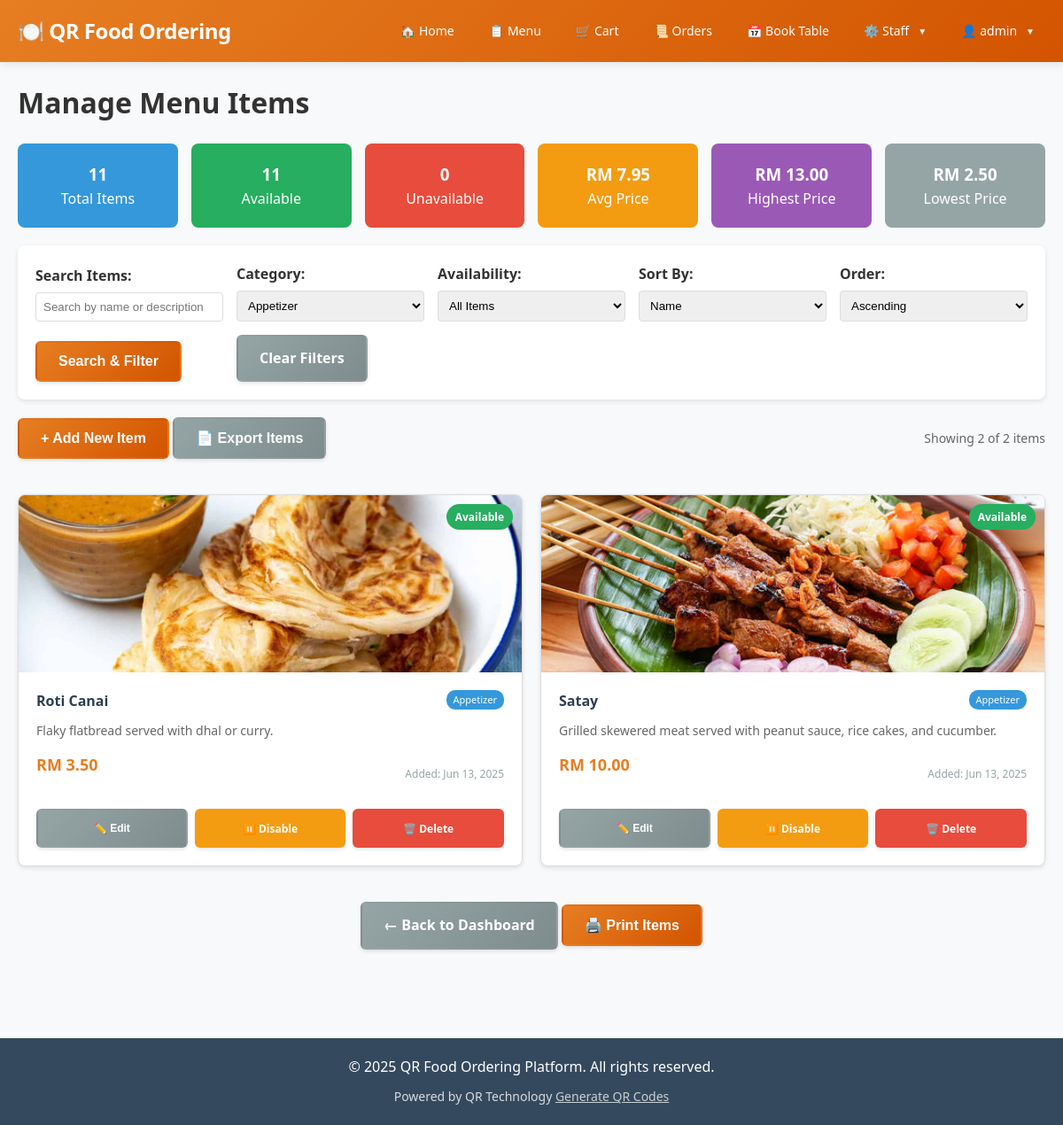
/staff/manage_items.php?category=Appetizer (signed in), run on the app's committed database.
### tables this page shows
CREATE TABLE `menu_items` (
  `id` int(11) NOT NULL,
  `name` varchar(100) NOT NULL,
  `description` text DEFAULT NULL,
  `price` decimal(10,2) NOT NULL,
  `image` varchar(255) DEFAULT NULL,
  `created_at` timestamp NOT NULL DEFAULT current_timestamp(),
  `available` tinyint(1) DEFAULT 1,
  `category` varchar(50) DEFAULT NULL
);

### staff/manage_items.php (the view, shortened to what this page needs)
<?php
require_once '../config/database.php';
$search = trim($_GET['search'] ?? '');
$category_filter = $_GET['category'] ?? '';
$availability_filter = $_GET['availability'] ?? '';
$sort_by = $_GET['sort'] ?? 'name';
$sort_order = $_GET['order'] ?? 'ASC';
$where_conditions = [];
$params = [];
if (!empty($category_filter)) {
    $where_conditions[] = "category = ?";
    $params[] = $category_filter;
}
$where_clause = !empty($where_conditions) ? 'WHERE ' . implode(' AND ', $where_conditions) : '';
$valid_sorts = ['name', 'price', 'category', 'created_at', 'available'];
$sort_by = in_array($sort_by, $valid_sorts) ? $sort_by : 'name';
$sort_order = ($sort_order === 'DESC') ? 'DESC' : 'ASC';
$page = (int)($_GET['page'] ?? 1);
$limit = 12;
$offset = ($page - 1) * $limit;
$count_sql = "SELECT COUNT(*) FROM menu_items $where_clause";
$stmt = $pdo->prepare($count_sql);
$stmt->execute($params);
$total_items = $stmt->fetchColumn();
$sql = "SELECT * FROM menu_items $where_clause ORDER BY $sort_by $sort_order LIMIT $limit OFFSET $offset";
$stmt = $pdo->prepare($sql);
$stmt->execute($params);
$items = $stmt->fetchAll();
$stmt = $pdo->query("SELECT DISTINCT category FROM menu_items WHERE category IS NOT NULL AND category != '' ORDER BY category");
$categories = $stmt->fetchAll(PDO::FETCH_COLUMN);
$stats_sql = "
    SELECT
        COUNT(*) as total_items,
        COUNT(CASE WHEN available = 1 THEN 1 END) as available_items,
        COUNT(CASE WHEN available = 0 THEN 1 END) as unavailable_items,
        AVG(price) as avg_price,
        MAX(price) as max_price,
        MIN(price) as min_price
    FROM menu_items
";
$stmt = $pdo->query($stats_sql);
$stats = $stmt->fetch();
include '../includes/header.php';
?>
<h1>Manage Menu Items</h1>
<div style="display: grid; grid-template-columns: repeat(auto-fit, minmax(150px, 1fr)); gap: 15px; margin: 20px 0;">
    <div style="background: #3498db; color: white; padding: 20px; border-radius: 8px; text-align: center;">
        <h3><?php echo $stats['total_items']; ?></h3>
        <p>Total Items</p>
    </div>
    <div style="background: #27ae60; color: white; padding: 20px; border-radius: 8px; text-align: center;">
        <h3><?php echo $stats['available_items']; ?></h3>
        <p>Available</p>
    </div>
    <div style="background: #e74c3c; color: white; padding: 20px; border-radius: 8px; text-align: center;">
        <h3><?php echo $stats['unavailable_items']; ?></h3>
        <p>Unavailable</p>
    </div>
    <div style="background: #f39c12; color: white; padding: 20px; border-radius: 8px; text-align: center;">
        <h3>RM <?php echo number_format($stats['avg_price'], 2); ?></h3>
        <p>Avg Price</p>
    </div>
    <div style="background: #9b59b6; color: white; padding: 20px; border-radius: 8px; text-align: center;">
        <h3>RM <?php echo number_format($stats['max_price'], 2); ?></h3>
        <p>Highest Price</p>
    </div>
    <div style="background: #95a5a6; color: white; padding: 20px; border-radius: 8px; text-align: center;">
        <h3>RM <?php echo number_format($stats['min_price'], 2); ?></h3>
        <p>Lowest Price</p>
    </div>
</div>
<div style="background: white; padding: 20px; border-radius: 8px; box-shadow: 0 2px 5px rgba(0,0,0,0.1); margin: 20px 0;">
    <form method="GET" style="display: grid; grid-template-columns: repeat(auto-fit, minmax(180px, 1fr)); gap: 15px; align-items: end;">
        <div>
            <label for="search" style="display: block; margin-bottom: 5px; font-weight: bold;">Search Items:</label>
            <input type="text" name="search" id="search" placeholder="Search by name or description"
                   value="<?php echo htmlspecialchars($search); ?>" style="width: 100%; padding: 8px; border: 1px solid #ddd; border-radius: 4px;">
        </div>
        <div>
            <label for="category" style="display: block; margin-bottom: 5px; font-weight: bold;">Category:</label>
            <select name="category" id="category" style="width: 100%; padding: 8px; border: 1px solid #ddd; border-radius: 4px;">
                <?php foreach ($categories as $cat): ?>
                    <option value="<?php echo htmlspecialchars($cat); ?>" <?php echo $category_filter === $cat ? 'selected' : ''; ?>>
                        <?php echo htmlspecialchars($cat); ?>
                    </option>
                <?php endforeach; ?>
            </select>
        </div>
        <div>
            <label for="availability" style="display: block; margin-bottom: 5px; font-weight: bold;">Availability:</label>
            <select name="availability" id="availability" style="width: 100%; padding: 8px; border: 1px solid #ddd; border-radius: 4px;">
                <option value="">All Items</option>
            </select>
        </div>
        <div>
            <label for="sort" style="display: block; margin-bottom: 5px; font-weight: bold;">Sort By:</label>
            <select name="sort" id="sort" style="width: 100%; padding: 8px; border: 1px solid #ddd; border-radius: 4px;">
                <option value="name" <?php echo $sort_by === 'name' ? 'selected' : ''; ?>>Name</option>
            </select>
        </div>
        <div>
            <label for="order" style="display: block; margin-bottom: 5px; font-weight: bold;">Order:</label>
            <select name="order" id="order" style="width: 100%; padding: 8px; border: 1px solid #ddd; border-radius: 4px;">
                <option value="ASC" <?php echo $sort_order === 'ASC' ? 'selected' : ''; ?>>Ascending</option>
            </select>
        </div>
        <div>
            <button type="submit" class="btn">Search & Filter</button>
        </div>
        <div>
            <a href="manage_items.php" class="btn btn-secondary">Clear Filters</a>
        </div>
    </form>
</div>
<div style="display: flex; justify-content: space-between; align-items: center; margin: 20px 0;">
    <div>
        <button onclick="showAddForm()" class="btn">+ Add New Item</button>
        <button onclick="exportItems()" class="btn btn-secondary">📄 Export Items</button>
    </div>
    <div style="font-size: 14px; color: #666;">
        Showing <?php echo count($items); ?> of <?php echo $total_items; ?> items
    </div>
</div>
<?php if (empty($items)): ?>
    <div style="text-align: center; padding: 50px; background: white; border-radius: 8px; box-shadow: 0 2px 5px rgba(0,0,0,0.1);">
        <h3>No items found</h3>
        <p>No items match your search criteria.</p>
        <?php if (!empty($search) || !empty($category_filter) || $availability_filter !== ''): ?>
            <a href="manage_items.php" class="btn">Clear Filters</a>
        <?php else: ?>
            <button onclick="showAddForm()" class="btn">Add Your First Item</button>
        <?php endif; ?>
    </div>
<?php else: ?>
    <div class="menu-grid" style="display: grid; grid-template-columns: repeat(auto-fit, minmax(300px, 1fr)); gap: 20px;">
        <?php foreach ($items as $item): ?>
            <div class="menu-item" style="border: 1px solid #ddd; border-radius: 8px; overflow: hidden; background: white; box-shadow: 0 2px 5px rgba(0,0,0,0.1); position: relative; opacity: <?php echo $item['available'] ? '1' : '0.7'; ?>;">
                <?php if (!$item['available']): ?>
                    <div style="position: absolute; top: 10px; right: 10px; background: #e74c3c; color: white; padding: 5px 10px; border-radius: 15px; font-size: 12px; z-index: 1; font-weight: bold;">
                        Unavailable
                    </div>
                <?php else: ?>
                    <div style="position: absolute; top: 10px; right: 10px; background: #27ae60; color: white; padding: 5px 10px; border-radius: 15px; font-size: 12px; z-index: 1; font-weight: bold;">
                        Available
                    </div>
                <?php endif; ?>
                <div style="height: 200px; background: #f8f9fa; display: flex; align-items: center; justify-content: center; overflow: hidden;">
                    <?php if (!empty($item['image'])): ?>
                        <?php
                        $image_src = filter_var($item['image'], FILTER_VALIDATE_URL)
                            ? $item['image']
                            : '../images/' . $item['image'];
                        ?>
                        <img src="<?php echo htmlspecialchars($image_src); ?>"
                             alt="<?php echo htmlspecialchars($item['name']); ?>"
                             style="width: 100%; height: 100%; object-fit: cover;"
                             onerror="this.style.display='none'; this.nextElementSibling.style.display='flex';">
                    <?php else: ?>
                        <div style="width: 100%; height: 100%; background: #ecf0f1; display: flex; align-items: center; justify-content: center; color: #7f8c8d;">
                            📷 No Image
                        </div>
                    <?php endif; ?>
                </div>
                <div style="padding: 20px;">
                    <div style="display: flex; justify-content: space-between; align-items: start; margin-bottom: 10px;">
                        <h4 style="margin: 0; color: #2c3e50;"><?php echo htmlspecialchars($item['name']); ?></h4>
                        <?php if (!empty($item['category'])): ?>
                            <span style="background: #3498db; color: white; padding: 2px 8px; border-radius: 10px; font-size: 11px;">
                                <?php echo htmlspecialchars($item['category']); ?>
                            </span>
                        <?php endif; ?>
                    </div>
                    <p style="color: #666; margin: 10px 0; font-size: 14px; line-height: 1.4;">
                        <?php echo htmlspecialchars($item['description']); ?>
                    </p>
                    <div style="display: flex; justify-content: space-between; align-items: center; margin: 15px 0;">
                        <div class="price" style="font-size: 18px; font-weight: bold; color: #e67e22;">
                            RM <?php echo number_format($item['price'], 2); ?>
                        </div>
                        <div style="font-size: 12px; color: #95a5a6;">
                            Added: <?php echo date('M j, Y', strtotime($item['created_at'])); ?>
                        </div>
                    </div>
                    <div style="display: grid; grid-template-columns: 1fr 1fr 1fr; gap: 8px; margin-top: 15px;">
                        <button onclick="editItem(
                            <?php echo $item['id']; ?>,
                            '<?php echo addslashes($item['name']); ?>',
                            '<?php echo addslashes($item['description']); ?>',
                            <?php echo $item['price']; ?>,
                            '<?php echo addslashes($item['category'] ?? ''); ?>',
                            '<?php echo addslashes($item['image'] ?? ''); ?>'
                        )" class="btn btn-secondary" style="padding: 8px; font-size: 12px;">
                            ✏️ Edit
                        </button>
                        <a href="?toggle=<?php echo $item['id']; ?>"
                           class="btn" style="padding: 8px; font-size: 12px; text-decoration: none; text-align: center;
                           background: <?php echo $item['available'] ? '#f39c12' : '#27ae60'; ?>;">
                            <?php echo $item['available'] ? '⏸️ Disable' : '✅ Enable'; ?>
                        </a>
                        <a href="?delete=<?php echo $item['id']; ?>"
                           onclick="return confirm('Are you sure you want to delete this item? This action cannot be undone.')"
                           class="btn" style="padding: 8px; font-size: 12px; background: #e74c3c; text-decoration: none; text-align: center;">
                            🗑️ Delete
                        </a>
                    </div>
                </div>
            </div>
        <?php endforeach; ?>
    </div>
<?php endif; ?>
<div style="text-align: center; margin: 30px 0;">
    <a href="dashboard.php" class="btn btn-secondary">← Back to Dashboard</a>
    <button onclick="window.print()" class="btn">🖨️ Print Items</button>
</div>
<?php include '../includes/footer.php'; ?>

### css/style.css (style rules this page uses)
* { margin: 0; padding: 0; box-sizing: border-box; }
*::before, *::after { box-sizing: border-box; }
html { font-size: 16px; scroll-behavior: smooth; line-height: 1.15; -webkit-text-size-adjust: 100%; }
body { font-family: 'Segoe UI', 'Roboto', 'Oxygen', 'Ubuntu', 'Cantarell', 'Fira Sans', 'Droid Sans', 'Helvetica Neue', sans-serif; line-height: 1.6; color: #333; background-color: #f8f9fa; font-weight: 400; -webkit-font-smoothing: antialiased; -moz-osx-font-smoothing: grayscale; }
.btn { background: linear-gradient(135deg, #e67e22 0%, #d35400 100%); color: white; padding: 12px 24px; border: none; border-radius: 6px; cursor: pointer; font-size: 16px; font-weight: 600; text-decoration: none; display: inline-flex; align-items: center; justify-content: center; gap: 8px; text-align: center; transition: all 0.3s ease; box-shadow: 0 2px 4px rgba(0,0,0,0.1); border: 2px solid transparent; min-height: 44px; position: relative; overflow: hidden; }
.btn::before { content: ''; position: absolute; top: 0; left: -100%; width: 100%; height: 100%; background: linear-gradient(90deg, transparent, rgba(255,255,255,0.2), transparent); transition: left 0.5s ease; }
.btn-secondary { background: linear-gradient(135deg, #95a5a6 0%, #7f8c8d 100%); color: white; }
.menu-grid { display: grid; grid-template-columns: repeat(auto-fit, minmax(320px, 1fr)); gap: 30px; margin: 40px 0; }
.menu-item { background: white; border: 1px solid #e1e1e1; border-radius: 12px; overflow: hidden; box-shadow: 0 4px 15px rgba(0,0,0,0.08); transition: all 0.3s ease; position: relative; }
.menu-item img { width: 100%; height: 220px; object-fit: cover; transition: transform 0.3s ease; }
.menu-item p { margin-bottom: 20px; color: #666; line-height: 1.5; font-size: 14px; }
.menu-item .price { font-size: 24px; font-weight: 700; color: #e67e22; margin-bottom: 20px; display: block; }

### data on the page
menu_items: available "Available", image (picture), name "Roti Canai", category "Appetizer", description "Flaky flatbread served with dhal or curry.", price "3.50", created_at "Jun 13, 2025"
menu_items: available "Available", image (picture), name "Satay", category "Appetizer", description "Grilled skewered meat served with peanut sauce, rice cakes, and cucumber.", price "10.00", created_at "Jun 13, 2025"

### other printed values
$_SESSION['username'] "admin"
$stats['total_items'] "11"
$stats['available_items'] "11"
$stats['unavailable_items'] "0"
$stats['avg_price'] "7.95"
$stats['max_price'] "13.00"
$stats['min_price'] "2.50"
count($items) "2"
$total_items "2"
form field category "Appetizer"
